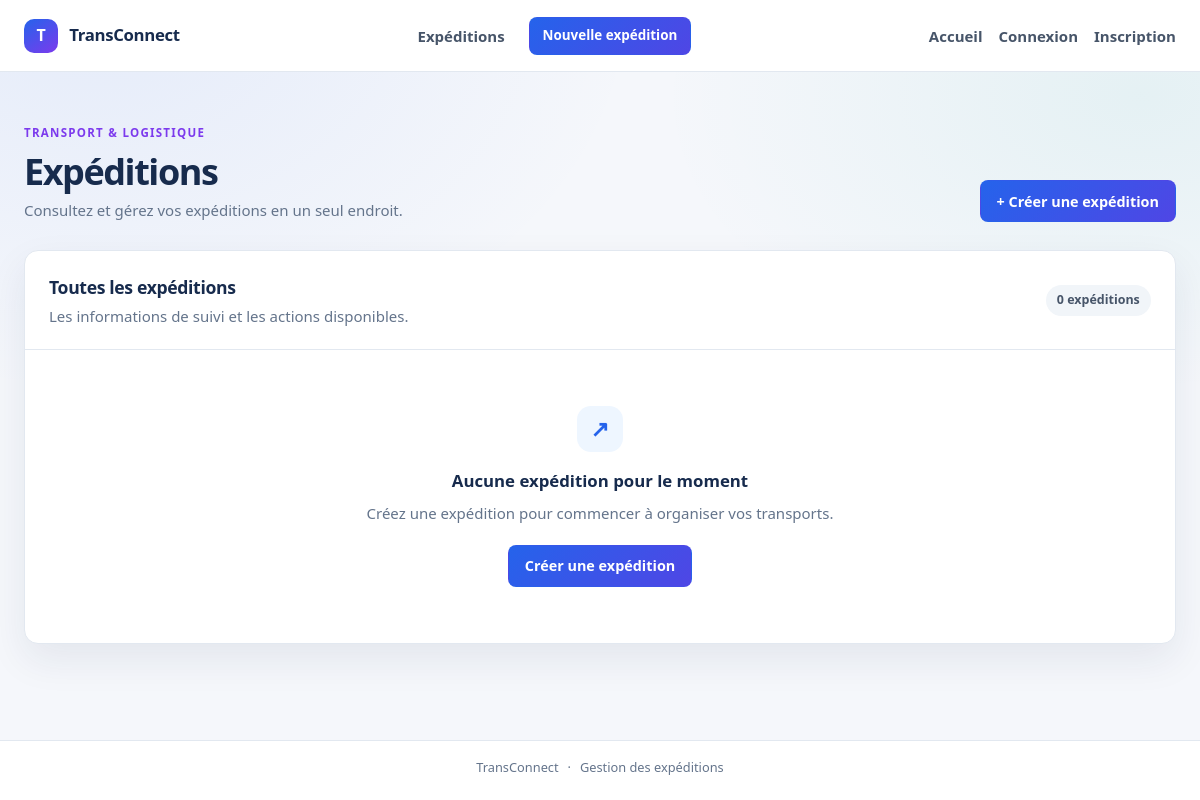
The page /expedition/listclass/ on the database as committed earlier.
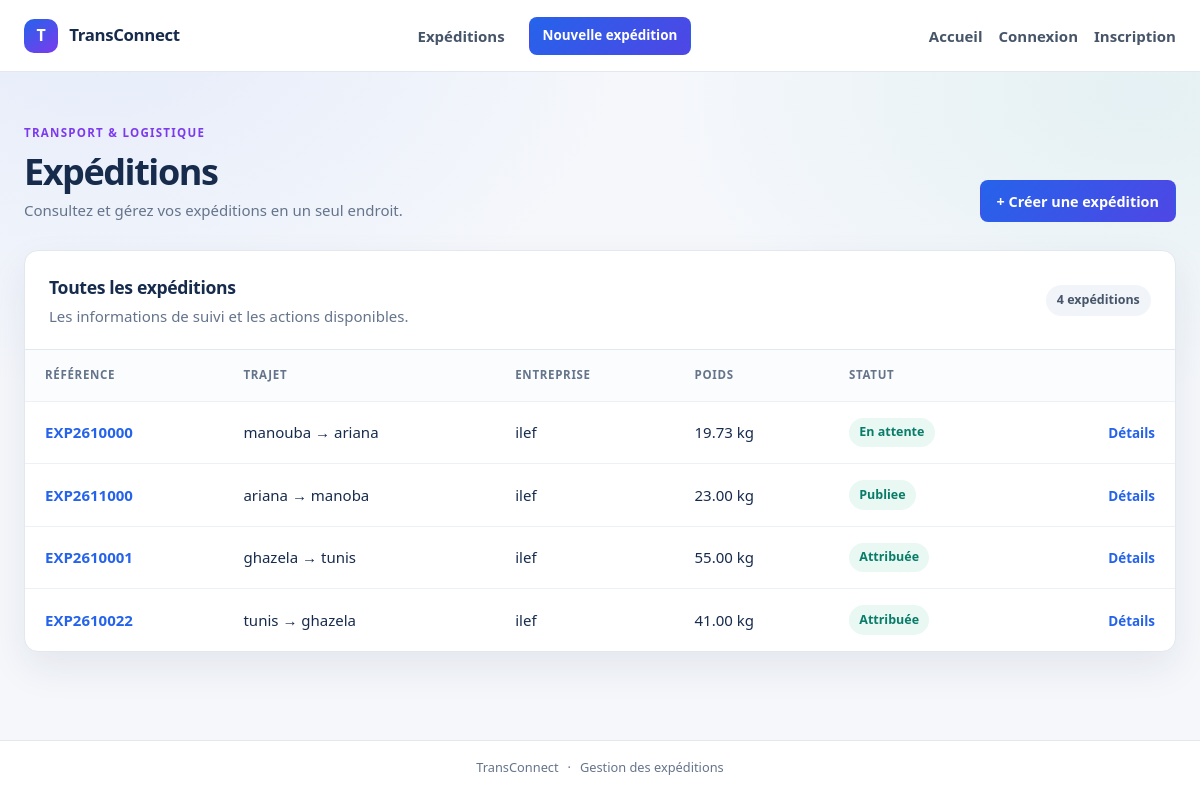
The same page on the database as committed later.
### ExpeditionApp/models.py (models this page shows, shortened)
class Expedition(models.Model):
    reference = models.CharField(max_length=50, unique=True)
    ville_depart = models.CharField(max_length=80)
    ville_arrive = models.CharField(max_length=80)
    poids_kg = models.DecimalField(
        max_digits=10,
        decimal_places=2,
        validators=[MinValueValidator(0, "le poids doit etre possitive")],
    )
    date_souhaitee = models.DateTimeField()
    description = models.TextField()
    statut = models.CharField(
        max_length=100,
        choices=[
            ('en_attente', 'En attente'),
            ('publiee', 'Publiee'),
            ('attribuee', 'Attribuée'),
            ('terminee', 'Terminée'),
            ('annulee', 'Annulée'),
        ],
        default='en_attente',
    )
    created_at = models.DateTimeField(auto_now_add=True)
    updated_at = models.DateTimeField(auto_now=True)
    entreprise = models.ForeignKey(Entreprise, on_delete=models.CASCADE, related_name='expeditions')

### EntrepriseApp/models.py (models this page shows)
class Entreprise(models.Model):
    raison_social = models.CharField(max_length=200, blank=False ,null=False)
    matricule_fiscal =models.CharField(max_length=17 ,unique=True, validators=[matricule_fiscal_validator])
    adresse = models.TextField(validators=[MinLengthValidator(20,"l'adresse ne peut pas avoir moins de 20 char"),MaxLengthValidator(400,"l'adresse ne peut pas depasser les 400 char")])
    type_entreprise=models.CharField(max_length=100,choices=[('c','chargeur'),
    ('t','transporteur')])
    created_at = models.DateTimeField(auto_now_add=True)
    updated_at =models.DateTimeField(auto_now=True)
    gerant= models.OneToOneField(Utilisateur ,on_delete=models.CASCADE,related_name='entreprise')
    def __str__(self):
        return self.raison_social

### ExpeditionApp/views.py (the view)
# urls.py: path('listclass/', ListExpedition.as_view(), name="listclass"),
class ListExpedition(ListView):
    model=Expedition
    template_name='expedition/list.html'
    context_object_name='list'

### EntrepriseApp/templates/expedition/list.html (shortened to what this page needs)
{% extends "expedition/base.html" %}
{% block content %}
    <div class="page-heading">
        <div>
            <p class="eyebrow">TRANSPORT &amp; LOGISTIQUE</p>
            <h1>Expéditions</h1>
            <p class="page-subtitle">Consultez et gérez vos expéditions en un seul endroit.</p>
        </div>
        <a class="button button-primary" href="{% url 'createclass' %}">+ Créer une expédition</a>
    </div>
    <section class="panel" aria-labelledby="shipments-heading">
        <div class="panel-heading">
            <div>
                <h2 id="shipments-heading">Toutes les expéditions</h2>
                <p class="muted">Les informations de suivi et les actions disponibles.</p>
            </div>
            <span class="count-badge">{{ list|length }} expédition{{ list|length|pluralize:"s" }}</span>
        </div>
        {% if list %}
            <div class="table-wrap">
                <table class="shipment-table">
                    <thead>
                        <tr>
                            <th scope="col">Référence</th>
                            <th scope="col">Trajet</th>
                            <th scope="col">Entreprise</th>
                            <th scope="col">Poids</th>
                            <th scope="col">Statut</th>
                            <th scope="col"><span class="sr-only">Actions</span></th>
                        </tr>
                    </thead>
                    <tbody>
                        {% for expedition in list %}
                            <tr>
                                <td><a class="reference-link" href="{% url 'detailclass' pk=expedition.pk %}">{{ expedition.reference }}</a></td>
                                <td>
                                    <span class="route">{{ expedition.ville_depart }} <span aria-hidden="true">→</span> {{ expedition.ville_arrive }}</span>
                                </td>
                                <td>{{ expedition.entreprise }}</td>
                                <td>{{ expedition.poids_kg }} kg</td>
                                <td><span class="status-badge">{{ expedition.get_statut_display }}</span></td>
                                <td class="table-actions">
                                    <a href="{% url 'detailclass' pk=expedition.pk %}">Détails</a>
                                </td>
                            </tr>
                        {% endfor %}
                    </tbody>
                </table>
            </div>
        {% else %}
            <div class="empty-state">
                <span class="empty-icon" aria-hidden="true">↗</span>
                <h3>Aucune expédition pour le moment</h3>
                <p>Créez une expédition pour commencer à organiser vos transports.</p>
                <a class="button button-primary" href="{% url 'createclass' %}">Créer une expédition</a>
            </div>
        {% endif %}
    </section>
{% endblock %}

Rows that differ between the two databases and show on the page:
added Expedition: reference "EXP2610000", ville_depart "manouba", ville_arrive "ariana", entreprise "ilef", poids_kg "19.73", statut "En attente"
added Expedition: reference "EXP2611000", ville_depart "ariana", ville_arrive "manoba", entreprise "ilef", poids_kg "23.00", statut "Publiee"
added Expedition: reference "EXP2610001", ville_depart "ghazela", ville_arrive "tunis", entreprise "ilef", poids_kg "55.00", statut "Attribuée"
added Expedition: reference "EXP2610022", ville_depart "tunis", ville_arrive "ghazela", entreprise "ilef", poids_kg "41.00", statut "Attribuée"
Other text that changed with them:
{{ list|length }}: "0" → "4"
text no longer shown: "↗ Aucune expédition pour le moment Créez une expédition pour commencer à organiser vos transports. Créer une expédition"
text now shown: "RÉFÉRENCE TRAJET ENTREPRISE POIDS STATUT"
